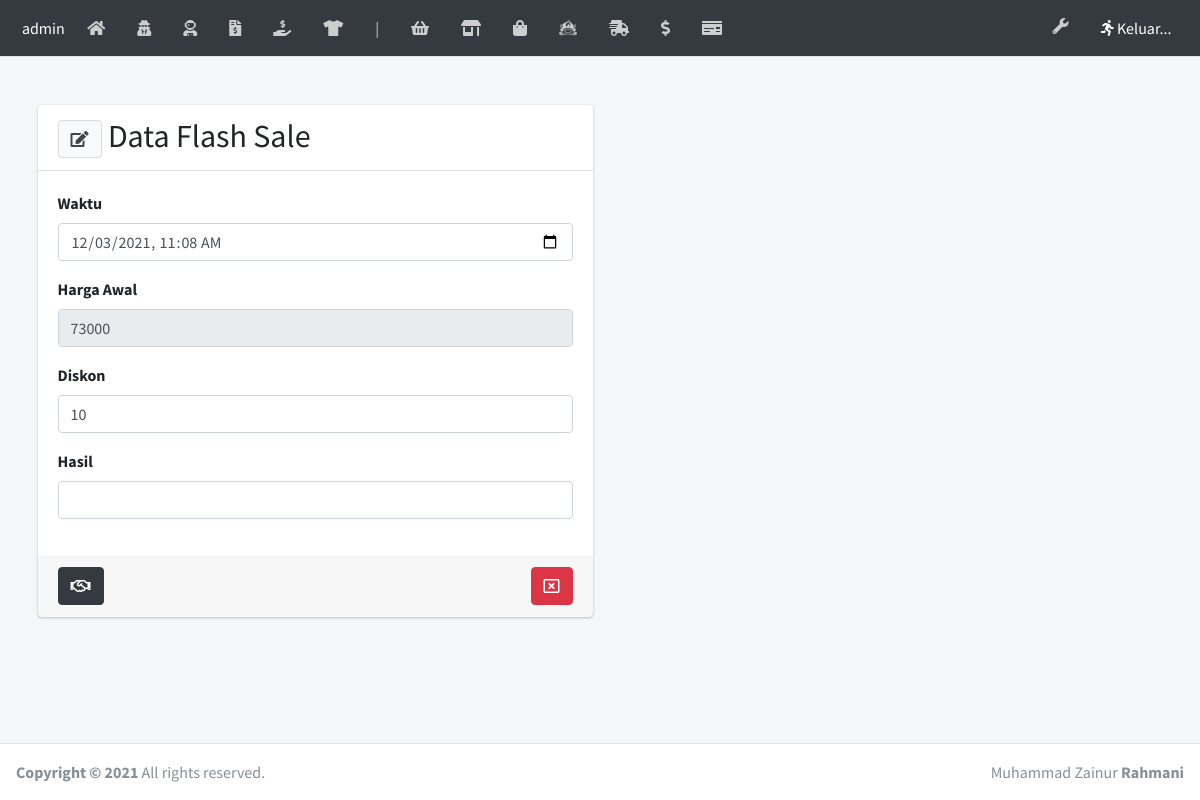
Page /laman/flashsale_edit.php?idflash=4 on the committed database.
### tables this page shows
CREATE TABLE `flashsale` (
  `idflash` int(5) NOT NULL,
  `idtanam` int(5) NOT NULL,
  `hargaawal` float NOT NULL,
  `waktu` datetime NOT NULL,
  `diskon` int(11) NOT NULL,
  `hasil` float NOT NULL
);

### laman/flashsale_edit.php (the view, shortened to what this page needs)
<?php require('headernya.php');
	$idflash = $_GET['idflash'];
	$query = mysqli_query($kon, "SELECT * FROM flashsale INNER JOIN tanam ON flashsale.idtanam = tanam.idtanam WHERE idflash = '$idflash'");
	$data  = mysqli_fetch_array($query);
?>
  <div class="content-wrapper">
    <br><br>
    <section class="content">
      <div class="container">
        <div class="row">
          <div class="col-md-6 col-sm-12">
            <div class="card">
              <div class="card-header">
                <h2 style="display:inline;"><button class="btn btn-default" type="button" data-toggle="tooltip" data-placement="bottom" title="Ubah"><i class="fas fa-edit"></i></button> Data Flash Sale</h2>
              </div>
              <div class="card-body">
                <form action="" method="POST" autocomplete="off">
                  <div class="form-group">
                    <label>Waktu</label>
                    <input type="datetime-local" name="waktu" class="form-control"
                        value="<?php echo date('Y-m-d\TH:i',strtotime($data['waktu'])) ?>">
                  </div>
                  <div class="form-group">
                    <label>Harga Awal</label>
                    <input type="number" id="hargaawal" onKeyup="hitung();" class="form-control" name="hargaawal" value="<?= $data['hargaawal'] ?>" readonly>
                  </div>
                  <div class="form-group">
                    <label>Diskon</label>
                    <input type="number" id="diskon" onKeyup="hitung();" class="form-control" max="90" min="0" name="diskon" value="<?= $data['diskon'] ?>">
                  </div>
                  <div class="form-group">
                    <label>Hasil</label>
                    <input type="number" id="hasil" required class="form-control">
                  </div>
                </div>
                <div class="card-footer">
                  <button type="submit" name="simpan" class="btn btn-dark" data-toggle="tooltip" data-placement="bottom" title="Simpan"><i class="far fa-handshake"></i></button>
                  <button type="button" onclick="window.location='flashsale.php';" data-toggle="tooltip" data-placement="bottom" title="Kembali" class="btn btn-danger float-right">
                    <i class="far fa-window-close"></i></button>
                </div>
            	</div>
            </div>
        </div>
      </section>
  </div>
<?php require('footernya.php') ?>

### rows in the picture
flashsale: waktu "12/03/2021 11:08", hargaawal "73000", diskon "10"
